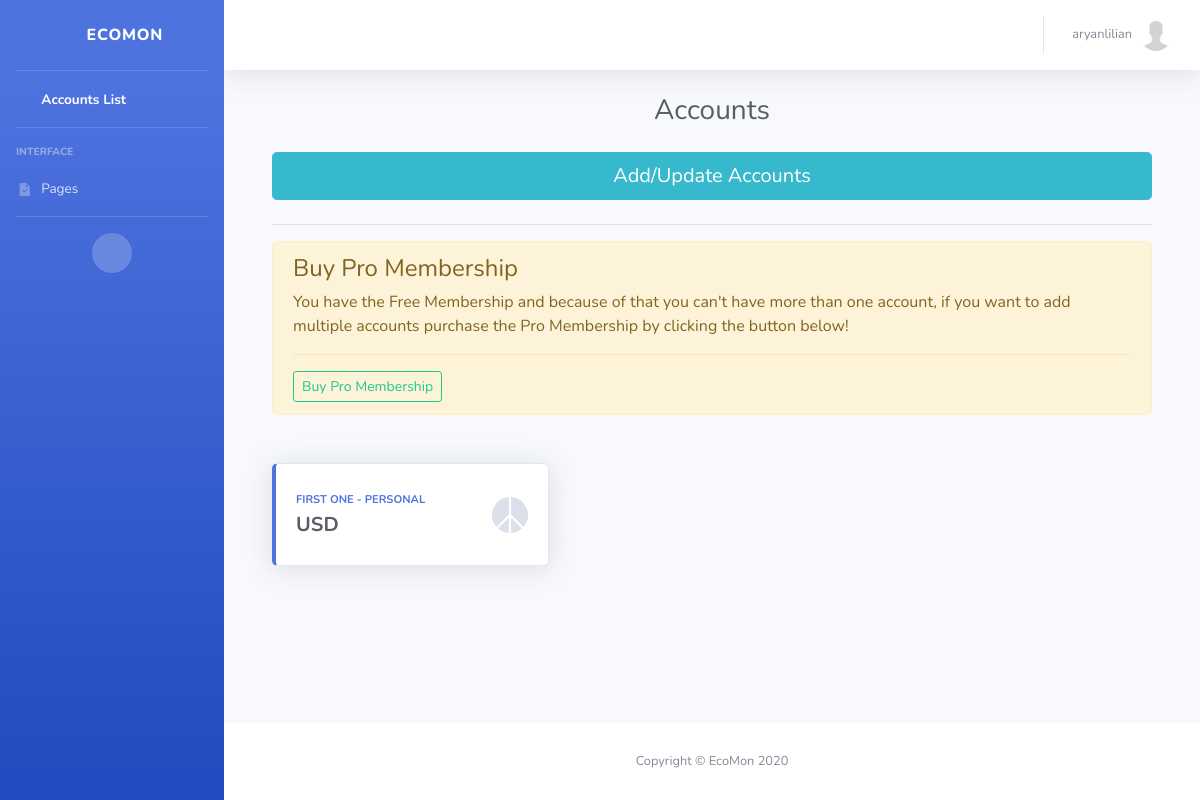
The page /users/accounts/ (signed in) on the database as committed earlier.
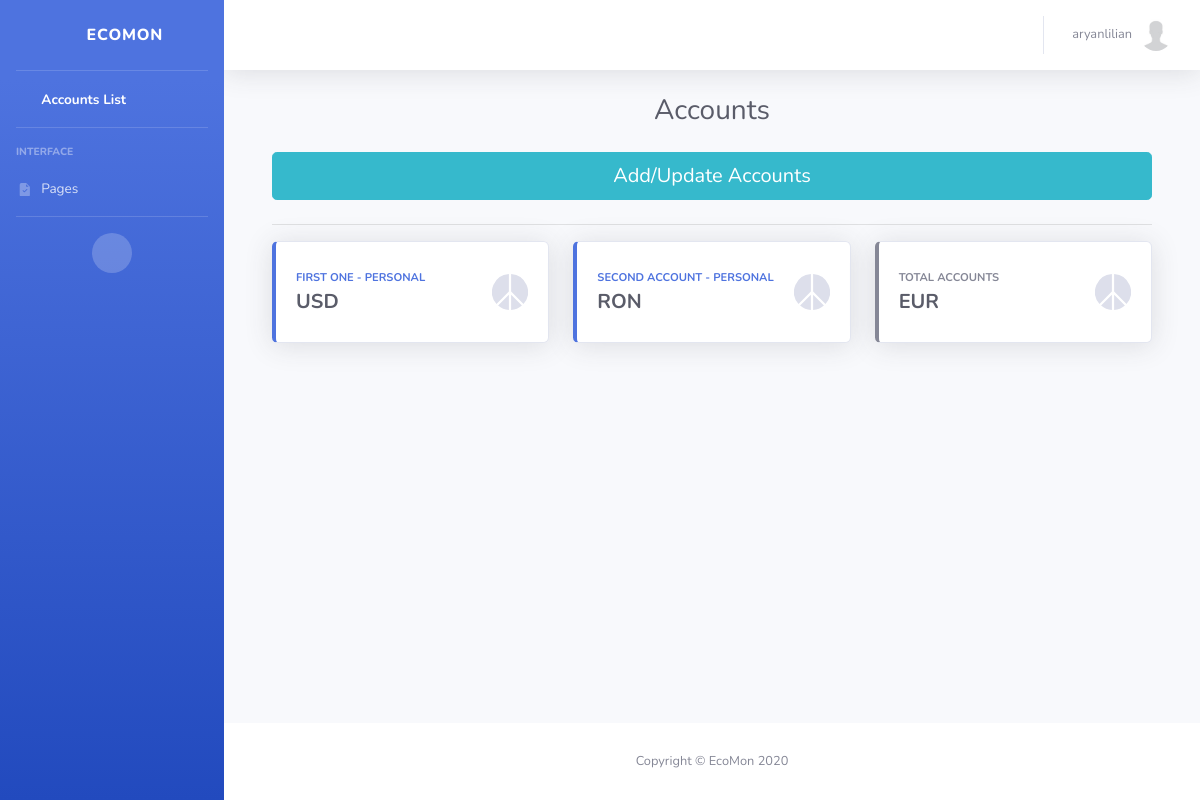
The same page on the database as committed later.
### users/models.py (models this page shows, shortened)
class User(AbstractUser):
    email = models.EmailField(_('Email'), null=False, blank=False, unique=True)
    first_name = models.CharField(_('First Name'), max_length=100, null=False, blank=False)
    last_name = models.CharField(_('Last Name'), max_length=100, null=False, blank=False)
    birth_date = models.DateField(_('Birth Date'), auto_now_add=False, null=True, blank=True)
    phone_number = PhoneNumberField(_('Phone Number'), null=True, blank=True, unique=True)
    email_verified = models.BooleanField(_('Email Verified'), default=False)
    pro_membership = models.BooleanField(_('Pro Membership'), default=False)
    phone_number_verified = models.BooleanField(_('Phone Number Verified'), default=False)
    send_marketing_emails = models.BooleanField(_('Send marketing emails'), default=False)
    accept_terms_conditions_and_security_policy = models.BooleanField(
        _('Accept Terms and Conditions, Data Security Policy'),
        default=False
    )

class Profile(models.Model):
    class Currency(models.TextChoices):
        AED = 'AED', _('AED')
        AUD = 'AUD', _('AUD')
        BRL = 'BRL', _('BRL')
        CAD = 'CAD', _('CAD')
        CHF = 'CHF', _('CHF')
        CLP = 'CLP', _('CLP')
        CNY = 'CNY', _('CNY')
        COP = 'COP', _('COP')
        CZK = 'CZK', _('CZK')
        DKK = 'DKK', _('DKK')
        EUR = 'EUR', _('EUR')
        GBP = 'GBP', _('GBP')
        HKD = 'HKD', _('HKD')
        HUF = 'HUF', _('HUF')
        IDR = 'IDR', _('IDR')
        ILS = 'ILS', _('ILS')
        INR = 'INR', _('INR')
        JPY = 'JPY', _('JPY')
        KRW = 'KRW', _('KRW')
        MDL = 'MDL', _('MDL')
        MXN = 'MXN', _('MXN')
        MYR = 'MYR', _('MYR')
        NOK = 'NOK', _('NOK')
        NZD = 'NZD', _('NZD')
        PHP = 'PHP', _('PHP')
        PLN = 'PLN', _('PLN')
        RON = 'RON', _('RON')
        RUB = 'RUB', _('RUB')
        SAR = 'SAR', _('SAR')
        SEK = 'SEK', _('SEK')
        SGD = 'SGD', _('SGD')
        THB = 'THB', _('THB')
        TRY = 'TRY', _('TRY')
        TWD = 'TWD', _('TWD')
        USD = 'USD', _('USD')
        ZAR = 'ZAR', _('ZAR')
    user = models.OneToOneField(User, on_delete=models.CASCADE)
    image = models.ImageField(_('Avatar'), default='default.jpg', upload_to='profile_pics')
    description = models.TextField(_('Description'), null=True, blank=True)
    created_date = models.DateTimeField(_('Created Date/Time'), auto_now_add=True)
    updated_date = models.DateTimeField(_('Updated Date/Time'), auto_now=True)
    currency = models.CharField(
        _('Currency'), max_length=3, choices=Currency.choices, default=Currency.USD
    )

class Account(models.Model):
    class Currency(models.TextChoices):
        AED = 'AED', _('AED')
        AUD = 'AUD', _('AUD')
        BRL = 'BRL', _('BRL')
        CAD = 'CAD', _('CAD')
        CHF = 'CHF', _('CHF')
        CLP = 'CLP', _('CLP')
        CNY = 'CNY', _('CNY')
        COP = 'COP', _('COP')
        CZK = 'CZK', _('CZK')
        DKK = 'DKK', _('DKK')
        EUR = 'EUR', _('EUR')
        GBP = 'GBP', _('GBP')
        HKD = 'HKD', _('HKD')
        HUF = 'HUF', _('HUF')
        IDR = 'IDR', _('IDR')
        ILS = 'ILS', _('ILS')
        INR = 'INR', _('INR')
        JPY = 'JPY', _('JPY')
        KRW = 'KRW', _('KRW')
        MDL = 'MDL', _('MDL')
        MXN = 'MXN', _('MXN')
        MYR = 'MYR', _('MYR')
        NOK = 'NOK', _('NOK')
        NZD = 'NZD', _('NZD')
        PHP = 'PHP', _('PHP')
        PLN = 'PLN', _('PLN')
        RON = 'RON', _('RON')
        RUB = 'RUB', _('RUB')
        SAR = 'SAR', _('SAR')
        SEK = 'SEK', _('SEK')
        SGD = 'SGD', _('SGD')
        THB = 'THB', _('THB')
        TRY = 'TRY', _('TRY')
        TWD = 'TWD', _('TWD')
        USD = 'USD', _('USD')
        ZAR = 'ZAR', _('ZAR')
    class Category(models.TextChoices):
        PERSONAL = _('Personal')
        WORK = _('Work')
        INVESTMENTS = _('Investments')
        CHILDREN = _('Children')
        OTHER = _('Other')
    user = models.ForeignKey(User, on_delete=models.CASCADE)
    name = models.CharField(_('Name'), max_length=200, unique=True)
    created_date = models.DateTimeField(_('Created Date/Time'), auto_now_add=True)
    updated_date = models.DateTimeField(_('Updated Date/Time'), auto_now=True)
    category = models.CharField(
        _('Category'), max_length=11, choices=Category.choices, default=Category.PERSONAL
    )
    currency = models.CharField(
        _('Currency'), max_length=3, choices=Currency.choices, default=Currency.USD
    )

### users/views.py (the view)
# urls.py: path('accounts/', AccountsListView.as_view(), name='accounts'),
class AccountsListView(LoginRequiredMixin, ListView):
    model = Account
    context_object_name = 'accounts'
    template_name = 'users/accounts.html'
    def get_context_data(self, **kwargs):
        context = super().get_context_data(**kwargs)
        context['title'] = template_titles['accounts_title']
        context['currency'] = Profile.objects.get(user=self.request.user).currency
        return context
    def get_queryset(self, *args, **kwargs):
        if self.request.user.pro_membership:
            return super().get_queryset(*args, **kwargs).filter(user=self.request.user)
        return super().get_queryset(*args, **kwargs).filter(user=self.request.user).first()

### templates/users/accounts.html (shortened to what this page needs)
{% extends 'users/base.html' %}
{% block content %}
<div class="container">
    <a href="{% url 'add-accounts' %}" class="btn btn-info btn-lg btn-block mb-4">Add/Update Accounts</a>
    <hr>
    {% if not user.pro_membership and accounts %}
        <div class="alert alert-warning mb-5" role="alert">
            <h4 class="alert-heading">Buy Pro Membership</h4>
            <p>You have the Free Membership and because of that you can't have more than one account, if you want to add multiple accounts purchase the Pro Membership by clicking the button below!</p>
            <hr>
            <a class="btn btn-outline-success btn-sm" href="">Buy Pro Membership</a>
        </div>
    {% endif %}
    <div class="row">
        {% if user.pro_membership %}
            {% for account in accounts %}
                <div class="col-xl-4 col-md-6 mb-4">
                    <div class="card border-left-{% if account.category == 'Personal' %}primary{% elif account.category == 'Work' %}danger{% elif account.category == 'Investments' %}success{% elif account.category == 'Children' %}info{% else %}secondary{% endif %} shadow h-100 py-2">
                        <div class="card-body">
                            <div class="row no-gutters align-items-center">
                                <div class="col mr-2">
                                    <a href="{% url 'dashboard' account.id %}">
                                        <div class="text-xs font-weight-bold text-{% if account.category == 'Personal' %}primary{% elif account.category == 'Work' %}danger{% elif account.category == 'Investments' %}success{% elif account.category == 'Children' %}info{% else %}secondary{% endif %} text-uppercase mb-1">
                                            {{ account.name }} - {{ account.category }}
                                        </div>
                                        <div class="h5 mb-0 font-weight-bold text-gray-800">{{ account.currency }}</div>
                                    </a>
                                </div>
                                <div class="col-auto">
                                </div>
                            </div>
                        </div>
                    </div>
                </div>
            {% endfor %}
            <div class="col-xl-4 col-md-6 mb-4">
                <div class="card border-left-secondary shadow h-100 py-2">
                    <div class="card-body">
                        <div class="row no-gutters align-items-center">
                            <div class="col mr-2">
                                <a href="{% url 'dashboard-total-account' %}">
                                    <div class="text-xs font-weight-bold text-secondary text-uppercase mb-1">
                                        Total Accounts
                                    </div>
                                    <div class="h5 mb-0 font-weight-bold text-gray-800">{{ currency }}</div>
                                </a>
                            </div>
                            <div class="col-auto">
                            </div>
                        </div>
                    </div>
                </div>
            </div>
        {% else %}
            <div class="col-xl-4 col-md-6 mb-4">
                <div class="card border-left-{% if accounts.category == 'Personal' %}primary{% elif accounts.category == 'Work' %}danger{% elif accounts.category == 'Investments' %}success{% elif accounts.category == 'Children' %}info{% else %}secondary{% endif %} shadow h-100 py-2">
                    <div class="card-body">
                        <div class="row no-gutters align-items-center">
                            <div class="col mr-2">
                                <a href="{% url 'dashboard' accounts.id %}">
                                    <div class="text-xs font-weight-bold text-{% if accounts.category == 'Personal' %}primary{% elif accounts.category == 'Work' %}danger{% elif accounts.category == 'Investments' %}success{% elif accounts.category == 'Children' %}info{% else %}secondary{% endif %} text-uppercase mb-1">
                                        {{ accounts.name }} - {{ accounts.category }}
                                    </div>
                                    <div class="h5 mb-0 font-weight-bold text-gray-800">{{ accounts.currency }}</div>
                                </a>
                            </div>
                            <div class="col-auto">
                            </div>
                        </div>
                    </div>
                </div>
            </div>
        {% endif %}
    </div>
</div>
{% endblock %}

### templates/users/base.html (shortened to what this page needs)
{% load static %}
<!DOCTYPE html>
<html lang="en">
<head>
    <link href="{% static 'vendor/fontawesome-free/css/all.min.css' %}" rel="stylesheet" type="text/css">
    <link href="{% static 'css/sb-admin-2.min.css' %}" rel="stylesheet" type="text/css">
    <link href="{% static 'vendor/datatables/dataTables.bootstrap4.min.css' %}" rel="stylesheet" type="text/css">
</head>
<body id="page-top">
    <div id="wrapper">
        <ul class="navbar-nav bg-gradient-primary sidebar sidebar-dark accordion" id="accordionSidebar">
            <a class="sidebar-brand d-flex align-items-center justify-content-center" href="{% url 'accounts' %}">
                <div class="sidebar-brand-icon rotate-n-15">
                    <i class="fas fa-laugh-wink"></i>
                </div>
                <div class="sidebar-brand-text mx-3">EcoMon</div>
            </a>
            <hr class="sidebar-divider my-0">
            <li class="nav-item active">
                <a class="nav-link" href="{% url 'accounts' %}">
                    <span>Accounts List</span></a>
            </li>
            <hr class="sidebar-divider">
            <div class="sidebar-heading">
                Interface
            </div>
            <li class="nav-item">
                <a class="nav-link collapsed" href="#" data-toggle="collapse" data-target="#collapseTwo"
                    aria-expanded="true" aria-controls="collapseTwo">
                    <i class="fas fa-fw">
                    </i>
                    <span>Pages</span>
                </a>
            </li>
            <hr class="sidebar-divider">
            <div class="text-center d-none d-md-inline">
                <button class="rounded-circle border-0" id="sidebarToggle"></button>
            </div>
        </ul>
        <div id="content-wrapper" class="d-flex flex-column">
            <div id="content">
                <nav class="navbar navbar-expand navbar-light bg-white topbar mb-4 static-top shadow">
                    <ul class="navbar-nav ml-auto">
                        <li class="nav-item dropdown no-arrow">
                            <a class="nav-link dropdown-toggle" href="#" id="userDropdown" role="button"
                                data-toggle="dropdown" aria-haspopup="true" aria-expanded="false">
                                <span class="mr-2 d-none d-lg-inline text-gray-600 small">{{ user.username }}</span>
                                <img class="img-profile rounded-circle" src="{{ user.profile.image.url }}">
                            </a>
                        </li>
                    </ul>
                </nav>
                <div class="container-fluid">
                    <div class="d-sm-flex align-items-center justify-content-center mb-4">
                        <h1 class="h3 mb-0 text-gray-800">{{ title }}{% if account %} - {{ account.name }}{% endif %}</h1>
                    </div>
                    {% block content %}
                    {% endblock %}
                </div>
            </div>
            <footer class="sticky-footer bg-white">
                <div class="container my-auto">
                    <div class="copyright text-center my-auto">
                        <span>Copyright &copy; EcoMon 2020</span>
                    </div>
                </div>
            </footer>
        </div>
    </div>
</body>
</html>

Rows that differ between the two databases and show on the page:
changed User "aryanlilian": pro_membership False → True (drawn)
now on one of the page's lists (row unchanged): Account: name "FIRST ONE", category "PERSONAL", currency "USD"
shown differently, row unchanged: Account "USD": name "FIRST ONE" → (not shown); category "PERSONAL" → (not shown); currency "USD" → (not shown)
now on this page (row unchanged): Account: name "SECOND ACCOUNT", category "PERSONAL", currency "RON"
now on this page (row edited): Profile: currency "EUR"
Other text that changed with them:
text no longer shown: "Buy Pro Membership You have the Free Membership and because of that you can't have more than one account, if you want to add multiple accounts purchase the Pro Membership by clicking the button below! Buy Pro Membership -"
text now shown: "TOTAL ACCOUNTS"
